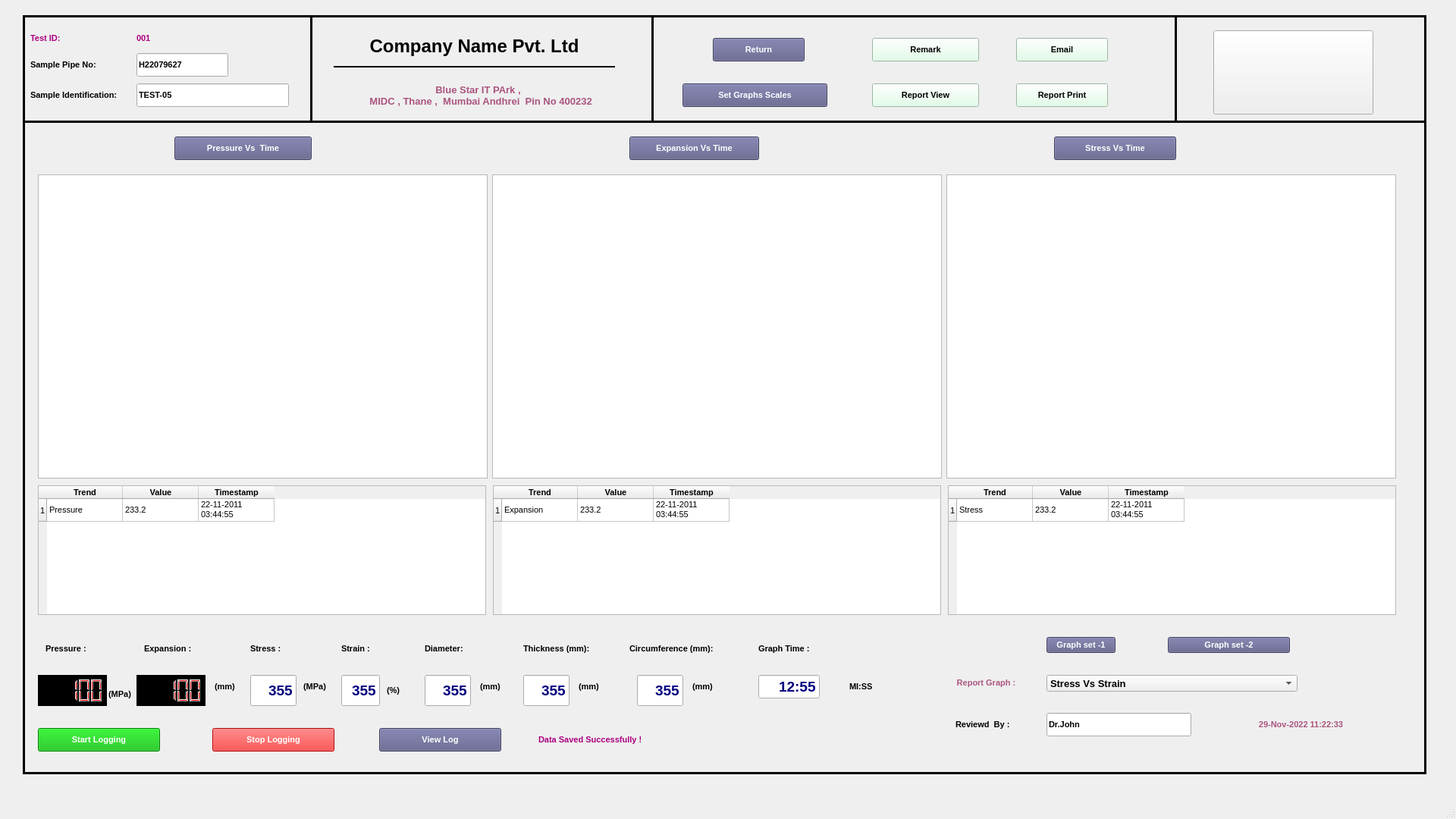
<?xml version="1.0" encoding="UTF-8"?>
<ui version="4.0">
 <class>MainWindow</class>
 <widget class="QMainWindow" name="MainWindow">
  <property name="geometry">
   <rect>
    <x>0</x>
    <y>0</y>
    <width>1920</width>
    <height>1080</height>
   </rect>
  </property>
  <property name="baseSize">
   <size>
    <width>0</width>
    <height>0</height>
   </size>
  </property>
  <property name="windowTitle">
   <string>MainWindow</string>
  </property>
  <property name="styleSheet">
   <string notr="true"/>
  </property>
  <widget class="QWidget" name="centralwidget">
   <widget class="QFrame" name="frame">
    <property name="geometry">
     <rect>
      <x>30</x>
      <y>20</y>
      <width>1851</width>
      <height>1001</height>
     </rect>
    </property>
    <property name="font">
     <font>
      <family>MS Sans Serif</family>
      <pointsize>10</pointsize>
     </font>
    </property>
    <property name="styleSheet">
     <string notr="true"/>
    </property>
    <property name="frameShape">
     <enum>QFrame::Box</enum>
    </property>
    <property name="frameShadow">
     <enum>QFrame::Plain</enum>
    </property>
    <property name="lineWidth">
     <number>3</number>
    </property>
    <widget class="QPushButton" name="pushButton_4">
     <property name="geometry">
      <rect>
       <x>20</x>
       <y>940</y>
       <width>161</width>
       <height>31</height>
      </rect>
     </property>
     <property name="font">
      <font>
       <family>Arial</family>
       <pointsize>8</pointsize>
       <weight>75</weight>
       <bold>true</bold>
      </font>
     </property>
     <property name="styleSheet">
      <string notr="true">color: rgb(255, 255, 255);
background-color: rgb(0, 180, 0);</string>
     </property>
     <property name="text">
      <string>Start Logging</string>
     </property>
    </widget>
    <widget class="QLabel" name="label_11">
     <property name="geometry">
      <rect>
       <x>10</x>
       <y>20</y>
       <width>91</width>
       <height>21</height>
      </rect>
     </property>
     <property name="font">
      <font>
       <family>Arial</family>
       <pointsize>8</pointsize>
       <weight>75</weight>
       <bold>true</bold>
      </font>
     </property>
     <property name="styleSheet">
      <string notr="true">color: rgb(170, 0, 127);</string>
     </property>
     <property name="text">
      <string>Test ID:</string>
     </property>
     <property name="alignment">
      <set>Qt::AlignLeading|Qt::AlignLeft|Qt::AlignVCenter</set>
     </property>
    </widget>
    <widget class="QLabel" name="label_12">
     <property name="geometry">
      <rect>
       <x>150</x>
       <y>20</y>
       <width>61</width>
       <height>21</height>
      </rect>
     </property>
     <property name="font">
      <font>
       <family>Arial</family>
       <pointsize>8</pointsize>
       <weight>75</weight>
       <bold>true</bold>
      </font>
     </property>
     <property name="styleSheet">
      <string notr="true">color: rgb(170, 0, 127);</string>
     </property>
     <property name="text">
      <string>001</string>
     </property>
     <property name="alignment">
      <set>Qt::AlignLeading|Qt::AlignLeft|Qt::AlignVCenter</set>
     </property>
    </widget>
    <widget class="QLCDNumber" name="lcdNumber">
     <property name="geometry">
      <rect>
       <x>150</x>
       <y>870</y>
       <width>91</width>
       <height>41</height>
      </rect>
     </property>
     <property name="styleSheet">
      <string notr="true">background-color: rgb(0, 0, 0);
font: 10pt &quot;MS Sans Serif&quot;;
color: rgb(255, 0, 0);</string>
     </property>
     <property name="smallDecimalPoint">
      <bool>false</bool>
     </property>
     <property name="value" stdset="0">
      <double>100.000000000000000</double>
     </property>
     <property name="intValue" stdset="0">
      <number>100</number>
     </property>
    </widget>
    <widget class="QPushButton" name="pushButton_5">
     <property name="geometry">
      <rect>
       <x>1310</x>
       <y>30</y>
       <width>121</width>
       <height>31</height>
      </rect>
     </property>
     <property name="font">
      <font>
       <family>Arial</family>
       <pointsize>8</pointsize>
       <weight>75</weight>
       <bold>true</bold>
      </font>
     </property>
     <property name="styleSheet">
      <string notr="true">color: rgb(0, 0, 0);
background-color: rgb(217, 255, 227);</string>
     </property>
     <property name="text">
      <string>Email</string>
     </property>
    </widget>
    <widget class="QPushButton" name="pushButton_6">
     <property name="geometry">
      <rect>
       <x>1120</x>
       <y>30</y>
       <width>141</width>
       <height>31</height>
      </rect>
     </property>
     <property name="font">
      <font>
       <family>Arial</family>
       <pointsize>8</pointsize>
       <weight>75</weight>
       <bold>true</bold>
      </font>
     </property>
     <property name="styleSheet">
      <string notr="true">color: rgb(0, 0, 0);
background-color: rgb(217, 255, 227);</string>
     </property>
     <property name="text">
      <string>Remark</string>
     </property>
    </widget>
    <widget class="QPushButton" name="pushButton_7">
     <property name="geometry">
      <rect>
       <x>1120</x>
       <y>90</y>
       <width>141</width>
       <height>31</height>
      </rect>
     </property>
     <property name="font">
      <font>
       <family>Arial</family>
       <pointsize>8</pointsize>
       <weight>75</weight>
       <bold>true</bold>
      </font>
     </property>
     <property name="styleSheet">
      <string notr="true">color: rgb(0, 0, 0);
background-color: rgb(217, 255, 227);</string>
     </property>
     <property name="text">
      <string>Report View</string>
     </property>
    </widget>
    <widget class="QPushButton" name="pushButton_8">
     <property name="geometry">
      <rect>
       <x>1310</x>
       <y>90</y>
       <width>121</width>
       <height>31</height>
      </rect>
     </property>
     <property name="font">
      <font>
       <family>Arial</family>
       <pointsize>8</pointsize>
       <weight>75</weight>
       <bold>true</bold>
      </font>
     </property>
     <property name="styleSheet">
      <string notr="true">color: rgb(0, 0, 0);
background-color: rgb(217, 255, 227);</string>
     </property>
     <property name="text">
      <string>Report Print</string>
     </property>
    </widget>
    <widget class="QLCDNumber" name="lcdNumber_2">
     <property name="geometry">
      <rect>
       <x>20</x>
       <y>870</y>
       <width>91</width>
       <height>41</height>
      </rect>
     </property>
     <property name="styleSheet">
      <string notr="true">background-color: rgb(0, 0, 0);
font: 10pt &quot;MS Sans Serif&quot;;
color: rgb(255, 0, 0);</string>
     </property>
     <property name="smallDecimalPoint">
      <bool>false</bool>
     </property>
     <property name="value" stdset="0">
      <double>100.000000000000000</double>
     </property>
     <property name="intValue" stdset="0">
      <number>100</number>
     </property>
    </widget>
    <widget class="QLabel" name="label_78">
     <property name="geometry">
      <rect>
       <x>10</x>
       <y>50</y>
       <width>141</width>
       <height>31</height>
      </rect>
     </property>
     <property name="font">
      <font>
       <family>Arial</family>
       <pointsize>8</pointsize>
       <weight>75</weight>
       <bold>true</bold>
      </font>
     </property>
     <property name="styleSheet">
      <string notr="true">color: rgb(0, 0, 0);</string>
     </property>
     <property name="text">
      <string>Sample Pipe No:</string>
     </property>
     <property name="alignment">
      <set>Qt::AlignLeading|Qt::AlignLeft|Qt::AlignVCenter</set>
     </property>
    </widget>
    <widget class="QLineEdit" name="lineEdit_16">
     <property name="geometry">
      <rect>
       <x>150</x>
       <y>50</y>
       <width>121</width>
       <height>31</height>
      </rect>
     </property>
     <property name="font">
      <font>
       <family>Arial</family>
       <pointsize>8</pointsize>
       <weight>75</weight>
       <bold>true</bold>
      </font>
     </property>
     <property name="text">
      <string>H22079627</string>
     </property>
    </widget>
    <widget class="QLineEdit" name="lineEdit_17">
     <property name="geometry">
      <rect>
       <x>150</x>
       <y>90</y>
       <width>201</width>
       <height>31</height>
      </rect>
     </property>
     <property name="font">
      <font>
       <family>Arial</family>
       <pointsize>8</pointsize>
       <weight>75</weight>
       <bold>true</bold>
      </font>
     </property>
     <property name="text">
      <string>TEST-05</string>
     </property>
    </widget>
    <widget class="QLabel" name="label_79">
     <property name="geometry">
      <rect>
       <x>10</x>
       <y>90</y>
       <width>131</width>
       <height>31</height>
      </rect>
     </property>
     <property name="font">
      <font>
       <family>Arial</family>
       <pointsize>8</pointsize>
       <weight>75</weight>
       <bold>true</bold>
      </font>
     </property>
     <property name="styleSheet">
      <string notr="true">color: rgb(0, 0, 0);</string>
     </property>
     <property name="text">
      <string>Sample Identification:</string>
     </property>
     <property name="alignment">
      <set>Qt::AlignLeading|Qt::AlignLeft|Qt::AlignVCenter</set>
     </property>
    </widget>
    <widget class="Line" name="line_18">
     <property name="geometry">
      <rect>
       <x>370</x>
       <y>0</y>
       <width>20</width>
       <height>141</height>
      </rect>
     </property>
     <property name="frameShadow">
      <enum>QFrame::Plain</enum>
     </property>
     <property name="lineWidth">
      <number>3</number>
     </property>
     <property name="orientation">
      <enum>Qt::Vertical</enum>
     </property>
    </widget>
    <widget class="Line" name="line_19">
     <property name="geometry">
      <rect>
       <x>1510</x>
       <y>0</y>
       <width>20</width>
       <height>141</height>
      </rect>
     </property>
     <property name="frameShadow">
      <enum>QFrame::Plain</enum>
     </property>
     <property name="lineWidth">
      <number>3</number>
     </property>
     <property name="orientation">
      <enum>Qt::Vertical</enum>
     </property>
    </widget>
    <widget class="QPushButton" name="pushButton_16">
     <property name="geometry">
      <rect>
       <x>870</x>
       <y>90</y>
       <width>191</width>
       <height>31</height>
      </rect>
     </property>
     <property name="font">
      <font>
       <family>Arial</family>
       <pointsize>8</pointsize>
       <weight>75</weight>
       <bold>true</bold>
      </font>
     </property>
     <property name="styleSheet">
      <string notr="true">background-color: rgb(90, 90, 134);
color: rgb(255, 255, 255);</string>
     </property>
     <property name="text">
      <string>Set Graphs Scales</string>
     </property>
    </widget>
    <widget class="QLabel" name="label_9">
     <property name="geometry">
      <rect>
       <x>1230</x>
       <y>910</y>
       <width>91</width>
       <height>51</height>
      </rect>
     </property>
     <property name="font">
      <font>
       <family>Arial</family>
       <pointsize>8</pointsize>
       <weight>75</weight>
       <bold>true</bold>
      </font>
     </property>
     <property name="styleSheet">
      <string notr="true">color: rgb(0, 0, 0);</string>
     </property>
     <property name="text">
      <string>Reviewd  By :</string>
     </property>
     <property name="alignment">
      <set>Qt::AlignLeading|Qt::AlignLeft|Qt::AlignVCenter</set>
     </property>
    </widget>
    <widget class="QLineEdit" name="lineEdit_44">
     <property name="geometry">
      <rect>
       <x>1350</x>
       <y>920</y>
       <width>191</width>
       <height>31</height>
      </rect>
     </property>
     <property name="font">
      <font>
       <family>Arial</family>
       <pointsize>8</pointsize>
       <weight>75</weight>
       <bold>true</bold>
      </font>
     </property>
     <property name="text">
      <string>Dr.John</string>
     </property>
    </widget>
    <widget class="QPushButton" name="pushButton_9">
     <property name="geometry">
      <rect>
       <x>250</x>
       <y>940</y>
       <width>161</width>
       <height>31</height>
      </rect>
     </property>
     <property name="font">
      <font>
       <family>Arial</family>
       <pointsize>8</pointsize>
       <weight>75</weight>
       <bold>true</bold>
      </font>
     </property>
     <property name="styleSheet">
      <string notr="true">color: rgb(255, 255, 255);
background-color: rgb(255, 0, 0);</string>
     </property>
     <property name="text">
      <string>Stop Logging</string>
     </property>
    </widget>
    <widget class="QLabel" name="label_140">
     <property name="geometry">
      <rect>
       <x>530</x>
       <y>820</y>
       <width>81</width>
       <height>31</height>
      </rect>
     </property>
     <property name="font">
      <font>
       <family>Arial</family>
       <pointsize>8</pointsize>
       <weight>75</weight>
       <bold>true</bold>
      </font>
     </property>
     <property name="styleSheet">
      <string notr="true">color: rgb(0, 0, 0);</string>
     </property>
     <property name="text">
      <string>Diameter:</string>
     </property>
     <property name="alignment">
      <set>Qt::AlignLeading|Qt::AlignLeft|Qt::AlignVCenter</set>
     </property>
    </widget>
    <widget class="QLineEdit" name="lineEdit_46">
     <property name="geometry">
      <rect>
       <x>530</x>
       <y>870</y>
       <width>61</width>
       <height>41</height>
      </rect>
     </property>
     <property name="font">
      <font>
       <family>Arial</family>
       <pointsize>14</pointsize>
       <weight>75</weight>
       <bold>true</bold>
      </font>
     </property>
     <property name="styleSheet">
      <string notr="true">color: rgb(0, 0, 127);</string>
     </property>
     <property name="text">
      <string>355</string>
     </property>
     <property name="alignment">
      <set>Qt::AlignRight|Qt::AlignTrailing|Qt::AlignVCenter</set>
     </property>
    </widget>
    <widget class="QLabel" name="label_143">
     <property name="geometry">
      <rect>
       <x>660</x>
       <y>820</y>
       <width>111</width>
       <height>31</height>
      </rect>
     </property>
     <property name="font">
      <font>
       <family>Arial</family>
       <pointsize>8</pointsize>
       <weight>75</weight>
       <bold>true</bold>
      </font>
     </property>
     <property name="styleSheet">
      <string notr="true">color: rgb(0, 0, 0);</string>
     </property>
     <property name="text">
      <string>Thickness (mm):</string>
     </property>
     <property name="alignment">
      <set>Qt::AlignLeading|Qt::AlignLeft|Qt::AlignVCenter</set>
     </property>
    </widget>
    <widget class="QLineEdit" name="lineEdit_47">
     <property name="geometry">
      <rect>
       <x>660</x>
       <y>870</y>
       <width>61</width>
       <height>41</height>
      </rect>
     </property>
     <property name="font">
      <font>
       <family>Arial</family>
       <pointsize>14</pointsize>
       <weight>75</weight>
       <bold>true</bold>
      </font>
     </property>
     <property name="styleSheet">
      <string notr="true">color: rgb(0, 0, 127);</string>
     </property>
     <property name="text">
      <string>355</string>
     </property>
     <property name="alignment">
      <set>Qt::AlignRight|Qt::AlignTrailing|Qt::AlignVCenter</set>
     </property>
    </widget>
    <widget class="QLabel" name="label_144">
     <property name="geometry">
      <rect>
       <x>800</x>
       <y>820</y>
       <width>131</width>
       <height>31</height>
      </rect>
     </property>
     <property name="font">
      <font>
       <family>Arial</family>
       <pointsize>8</pointsize>
       <weight>75</weight>
       <bold>true</bold>
      </font>
     </property>
     <property name="styleSheet">
      <string notr="true">color: rgb(0, 0, 0);</string>
     </property>
     <property name="text">
      <string>Circumference (mm):</string>
     </property>
     <property name="alignment">
      <set>Qt::AlignLeading|Qt::AlignLeft|Qt::AlignVCenter</set>
     </property>
    </widget>
    <widget class="QLineEdit" name="lineEdit_48">
     <property name="geometry">
      <rect>
       <x>300</x>
       <y>870</y>
       <width>61</width>
       <height>41</height>
      </rect>
     </property>
     <property name="font">
      <font>
       <family>Arial</family>
       <pointsize>14</pointsize>
       <weight>75</weight>
       <bold>true</bold>
      </font>
     </property>
     <property name="styleSheet">
      <string notr="true">color: rgb(0, 0, 127);</string>
     </property>
     <property name="text">
      <string>355</string>
     </property>
     <property name="alignment">
      <set>Qt::AlignRight|Qt::AlignTrailing|Qt::AlignVCenter</set>
     </property>
    </widget>
    <widget class="QLabel" name="label_145">
     <property name="geometry">
      <rect>
       <x>30</x>
       <y>820</y>
       <width>71</width>
       <height>31</height>
      </rect>
     </property>
     <property name="font">
      <font>
       <family>Arial</family>
       <pointsize>8</pointsize>
       <weight>75</weight>
       <bold>true</bold>
      </font>
     </property>
     <property name="styleSheet">
      <string notr="true">color: rgb(0, 0, 0);</string>
     </property>
     <property name="text">
      <string>Pressure :</string>
     </property>
     <property name="alignment">
      <set>Qt::AlignLeading|Qt::AlignLeft|Qt::AlignVCenter</set>
     </property>
    </widget>
    <widget class="QLabel" name="label_146">
     <property name="geometry">
      <rect>
       <x>160</x>
       <y>820</y>
       <width>71</width>
       <height>31</height>
      </rect>
     </property>
     <property name="font">
      <font>
       <family>Arial</family>
       <pointsize>8</pointsize>
       <weight>75</weight>
       <bold>true</bold>
      </font>
     </property>
     <property name="styleSheet">
      <string notr="true">color: rgb(0, 0, 0);</string>
     </property>
     <property name="text">
      <string>Expansion :</string>
     </property>
     <property name="alignment">
      <set>Qt::AlignLeading|Qt::AlignLeft|Qt::AlignVCenter</set>
     </property>
    </widget>
    <widget class="QLabel" name="label_147">
     <property name="geometry">
      <rect>
       <x>300</x>
       <y>820</y>
       <width>61</width>
       <height>31</height>
      </rect>
     </property>
     <property name="font">
      <font>
       <family>Arial</family>
       <pointsize>8</pointsize>
       <weight>75</weight>
       <bold>true</bold>
      </font>
     </property>
     <property name="styleSheet">
      <string notr="true">color: rgb(0, 0, 0);</string>
     </property>
     <property name="text">
      <string>Stress :</string>
     </property>
     <property name="alignment">
      <set>Qt::AlignLeading|Qt::AlignLeft|Qt::AlignVCenter</set>
     </property>
    </widget>
    <widget class="QLineEdit" name="lineEdit_51">
     <property name="geometry">
      <rect>
       <x>810</x>
       <y>870</y>
       <width>61</width>
       <height>41</height>
      </rect>
     </property>
     <property name="font">
      <font>
       <family>Arial</family>
       <pointsize>14</pointsize>
       <weight>75</weight>
       <bold>true</bold>
      </font>
     </property>
     <property name="styleSheet">
      <string notr="true">color: rgb(0, 0, 127);</string>
     </property>
     <property name="text">
      <string>355</string>
     </property>
     <property name="alignment">
      <set>Qt::AlignRight|Qt::AlignTrailing|Qt::AlignVCenter</set>
     </property>
    </widget>
    <widget class="QLabel" name="label_148">
     <property name="geometry">
      <rect>
       <x>420</x>
       <y>820</y>
       <width>51</width>
       <height>31</height>
      </rect>
     </property>
     <property name="font">
      <font>
       <family>Arial</family>
       <pointsize>8</pointsize>
       <weight>75</weight>
       <bold>true</bold>
      </font>
     </property>
     <property name="styleSheet">
      <string notr="true">color: rgb(0, 0, 0);</string>
     </property>
     <property name="text">
      <string>Strain :</string>
     </property>
     <property name="alignment">
      <set>Qt::AlignLeading|Qt::AlignLeft|Qt::AlignVCenter</set>
     </property>
    </widget>
    <widget class="QLineEdit" name="lineEdit_52">
     <property name="geometry">
      <rect>
       <x>420</x>
       <y>870</y>
       <width>51</width>
       <height>41</height>
      </rect>
     </property>
     <property name="font">
      <font>
       <family>Arial</family>
       <pointsize>14</pointsize>
       <weight>75</weight>
       <bold>true</bold>
      </font>
     </property>
     <property name="styleSheet">
      <string notr="true">color: rgb(0, 0, 127);</string>
     </property>
     <property name="text">
      <string>355</string>
     </property>
     <property name="alignment">
      <set>Qt::AlignRight|Qt::AlignTrailing|Qt::AlignVCenter</set>
     </property>
    </widget>
    <widget class="QPushButton" name="pushButton_15">
     <property name="geometry">
      <rect>
       <x>910</x>
       <y>30</y>
       <width>121</width>
       <height>31</height>
      </rect>
     </property>
     <property name="font">
      <font>
       <family>Arial</family>
       <pointsize>8</pointsize>
       <weight>75</weight>
       <bold>true</bold>
      </font>
     </property>
     <property name="styleSheet">
      <string notr="true">background-color: rgb(90, 90, 134);
color: rgb(255, 255, 255);</string>
     </property>
     <property name="text">
      <string>Return</string>
     </property>
    </widget>
    <widget class="QPushButton" name="pushButton">
     <property name="geometry">
      <rect>
       <x>1570</x>
       <y>20</y>
       <width>211</width>
       <height>111</height>
      </rect>
     </property>
     <property name="text">
      <string/>
     </property>
     <property name="icon">
      <iconset>
       <normaloff>../images/GIGSYSlogo.png</normaloff>../images/GIGSYSlogo.png</iconset>
     </property>
     <property name="iconSize">
      <size>
       <width>150</width>
       <height>110</height>
      </size>
     </property>
    </widget>
    <widget class="QLabel" name="label_149">
     <property name="geometry">
      <rect>
       <x>970</x>
       <y>820</y>
       <width>91</width>
       <height>31</height>
      </rect>
     </property>
     <property name="font">
      <font>
       <family>Arial</family>
       <pointsize>8</pointsize>
       <weight>75</weight>
       <bold>true</bold>
      </font>
     </property>
     <property name="styleSheet">
      <string notr="true">color: rgb(0, 0, 0);</string>
     </property>
     <property name="text">
      <string>Graph Time :</string>
     </property>
     <property name="alignment">
      <set>Qt::AlignLeading|Qt::AlignLeft|Qt::AlignVCenter</set>
     </property>
    </widget>
    <widget class="QLineEdit" name="lineEdit_53">
     <property name="geometry">
      <rect>
       <x>970</x>
       <y>870</y>
       <width>81</width>
       <height>31</height>
      </rect>
     </property>
     <property name="font">
      <font>
       <family>Arial</family>
       <pointsize>14</pointsize>
       <weight>75</weight>
       <bold>true</bold>
      </font>
     </property>
     <property name="styleSheet">
      <string notr="true">color: rgb(0, 0, 127);</string>
     </property>
     <property name="text">
      <string>12:55</string>
     </property>
     <property name="alignment">
      <set>Qt::AlignRight|Qt::AlignTrailing|Qt::AlignVCenter</set>
     </property>
    </widget>
    <widget class="QLabel" name="label_150">
     <property name="geometry">
      <rect>
       <x>110</x>
       <y>880</y>
       <width>41</width>
       <height>31</height>
      </rect>
     </property>
     <property name="font">
      <font>
       <family>Arial</family>
       <pointsize>8</pointsize>
       <weight>75</weight>
       <bold>true</bold>
      </font>
     </property>
     <property name="styleSheet">
      <string notr="true">color: rgb(0, 0, 0);</string>
     </property>
     <property name="text">
      <string> (MPa) </string>
     </property>
     <property name="alignment">
      <set>Qt::AlignLeading|Qt::AlignLeft|Qt::AlignVCenter</set>
     </property>
    </widget>
    <widget class="QLabel" name="label_151">
     <property name="geometry">
      <rect>
       <x>250</x>
       <y>870</y>
       <width>41</width>
       <height>31</height>
      </rect>
     </property>
     <property name="font">
      <font>
       <family>Arial</family>
       <pointsize>8</pointsize>
       <weight>75</weight>
       <bold>true</bold>
      </font>
     </property>
     <property name="styleSheet">
      <string notr="true">color: rgb(0, 0, 0);</string>
     </property>
     <property name="text">
      <string> (mm) </string>
     </property>
     <property name="alignment">
      <set>Qt::AlignLeading|Qt::AlignLeft|Qt::AlignVCenter</set>
     </property>
    </widget>
    <widget class="QLabel" name="label_152">
     <property name="geometry">
      <rect>
       <x>370</x>
       <y>870</y>
       <width>41</width>
       <height>31</height>
      </rect>
     </property>
     <property name="font">
      <font>
       <family>Arial</family>
       <pointsize>8</pointsize>
       <weight>75</weight>
       <bold>true</bold>
      </font>
     </property>
     <property name="styleSheet">
      <string notr="true">color: rgb(0, 0, 0);</string>
     </property>
     <property name="text">
      <string>(MPa) </string>
     </property>
     <property name="alignment">
      <set>Qt::AlignLeading|Qt::AlignLeft|Qt::AlignVCenter</set>
     </property>
    </widget>
    <widget class="QLabel" name="label_153">
     <property name="geometry">
      <rect>
       <x>1090</x>
       <y>870</y>
       <width>41</width>
       <height>31</height>
      </rect>
     </property>
     <property name="font">
      <font>
       <family>Arial</family>
       <pointsize>8</pointsize>
       <weight>75</weight>
       <bold>true</bold>
      </font>
     </property>
     <property name="styleSheet">
      <string notr="true">color: rgb(0, 0, 0);</string>
     </property>
     <property name="text">
      <string>MI:SS</string>
     </property>
     <property name="alignment">
      <set>Qt::AlignLeading|Qt::AlignLeft|Qt::AlignVCenter</set>
     </property>
    </widget>
    <widget class="QLabel" name="label_154">
     <property name="geometry">
      <rect>
       <x>480</x>
       <y>880</y>
       <width>31</width>
       <height>21</height>
      </rect>
     </property>
     <property name="font">
      <font>
       <family>Arial</family>
       <pointsize>8</pointsize>
       <weight>75</weight>
       <bold>true</bold>
      </font>
     </property>
     <property name="styleSheet">
      <string notr="true">color: rgb(0, 0, 0);</string>
     </property>
     <property name="text">
      <string>(%) </string>
     </property>
     <property name="alignment">
      <set>Qt::AlignLeading|Qt::AlignLeft|Qt::AlignVCenter</set>
     </property>
    </widget>
    <widget class="QLabel" name="label_155">
     <property name="geometry">
      <rect>
       <x>600</x>
       <y>870</y>
       <width>41</width>
       <height>31</height>
      </rect>
     </property>
     <property name="font">
      <font>
       <family>Arial</family>
       <pointsize>8</pointsize>
       <weight>75</weight>
       <bold>true</bold>
      </font>
     </property>
     <property name="styleSheet">
      <string notr="true">color: rgb(0, 0, 0);</string>
     </property>
     <property name="text">
      <string> (mm)</string>
     </property>
     <property name="alignment">
      <set>Qt::AlignLeading|Qt::AlignLeft|Qt::AlignVCenter</set>
     </property>
    </widget>
    <widget class="QLabel" name="label_156">
     <property name="geometry">
      <rect>
       <x>730</x>
       <y>870</y>
       <width>41</width>
       <height>31</height>
      </rect>
     </property>
     <property name="font">
      <font>
       <family>Arial</family>
       <pointsize>8</pointsize>
       <weight>75</weight>
       <bold>true</bold>
      </font>
     </property>
     <property name="styleSheet">
      <string notr="true">color: rgb(0, 0, 0);</string>
     </property>
     <property name="text">
      <string> (mm)</string>
     </property>
     <property name="alignment">
      <set>Qt::AlignLeading|Qt::AlignLeft|Qt::AlignVCenter</set>
     </property>
    </widget>
    <widget class="QLabel" name="label_157">
     <property name="geometry">
      <rect>
       <x>880</x>
       <y>870</y>
       <width>51</width>
       <height>31</height>
      </rect>
     </property>
     <property name="font">
      <font>
       <family>Arial</family>
       <pointsize>8</pointsize>
       <weight>75</weight>
       <bold>true</bold>
      </font>
     </property>
     <property name="styleSheet">
      <string notr="true">color: rgb(0, 0, 0);</string>
     </property>
     <property name="text">
      <string> (mm)</string>
     </property>
     <property name="alignment">
      <set>Qt::AlignLeading|Qt::AlignLeft|Qt::AlignVCenter</set>
     </property>
    </widget>
    <widget class="QLabel" name="label_15">
     <property name="geometry">
      <rect>
       <x>680</x>
       <y>940</y>
       <width>401</width>
       <height>31</height>
      </rect>
     </property>
     <property name="font">
      <font>
       <family>Arial</family>
       <pointsize>8</pointsize>
       <weight>75</weight>
       <bold>true</bold>
      </font>
     </property>
     <property name="styleSheet">
      <string notr="true">color: rgb(170, 0, 127);</string>
     </property>
     <property name="text">
      <string>Data Saved Successfully !</string>
     </property>
     <property name="alignment">
      <set>Qt::AlignLeading|Qt::AlignLeft|Qt::AlignVCenter</set>
     </property>
    </widget>
    <widget class="QLabel" name="label">
     <property name="geometry">
      <rect>
       <x>410</x>
       <y>20</y>
       <width>371</width>
       <height>41</height>
      </rect>
     </property>
     <property name="font">
      <font>
       <family>Arial</family>
       <pointsize>18</pointsize>
       <weight>75</weight>
       <bold>true</bold>
      </font>
     </property>
     <property name="text">
      <string>Company Name Pvt. Ltd</string>
     </property>
     <property name="alignment">
      <set>Qt::AlignCenter</set>
     </property>
    </widget>
    <widget class="QLabel" name="label_2">
     <property name="geometry">
      <rect>
       <x>400</x>
       <y>80</y>
       <width>401</width>
       <height>51</height>
      </rect>
     </property>
     <property name="font">
      <font>
       <pointsize>10</pointsize>
       <weight>75</weight>
       <bold>true</bold>
      </font>
     </property>
     <property name="styleSheet">
      <string notr="true">color: rgb(170, 85, 127);</string>
     </property>
     <property name="text">
      <string>Blue Star IT PArk ,
  MIDC , Thane ,  Mumbai Andhrei  Pin No 400232</string>
     </property>
     <property name="alignment">
      <set>Qt::AlignCenter</set>
     </property>
    </widget>
    <widget class="Line" name="line_2">
     <property name="geometry">
      <rect>
       <x>410</x>
       <y>60</y>
       <width>371</width>
       <height>16</height>
      </rect>
     </property>
     <property name="frameShadow">
      <enum>QFrame::Plain</enum>
     </property>
     <property name="lineWidth">
      <number>2</number>
     </property>
     <property name="orientation">
      <enum>Qt::Horizontal</enum>
     </property>
    </widget>
    <widget class="QLabel" name="label_3">
     <property name="geometry">
      <rect>
       <x>1570</x>
       <y>920</y>
       <width>231</width>
       <height>31</height>
      </rect>
     </property>
     <property name="font">
      <font>
       <family>Arial</family>
       <pointsize>8</pointsize>
       <weight>75</weight>
       <bold>true</bold>
      </font>
     </property>
     <property name="styleSheet">
      <string notr="true">color: rgb(170, 85, 127);</string>
     </property>
     <property name="text">
      <string>29-Nov-2022 11:22:33</string>
     </property>
     <property name="alignment">
      <set>Qt::AlignCenter</set>
     </property>
    </widget>
    <widget class="Line" name="line_20">
     <property name="geometry">
      <rect>
       <x>820</x>
       <y>0</y>
       <width>20</width>
       <height>141</height>
      </rect>
     </property>
     <property name="frameShadow">
      <enum>QFrame::Plain</enum>
     </property>
     <property name="lineWidth">
      <number>3</number>
     </property>
     <property name="orientation">
      <enum>Qt::Vertical</enum>
     </property>
    </widget>
    <widget class="Line" name="line">
     <property name="geometry">
      <rect>
       <x>0</x>
       <y>130</y>
       <width>1851</width>
       <height>21</height>
      </rect>
     </property>
     <property name="frameShadow">
      <enum>QFrame::Plain</enum>
     </property>
     <property name="lineWidth">
      <number>3</number>
     </property>
     <property name="orientation">
      <enum>Qt::Horizontal</enum>
     </property>
    </widget>
    <widget class="QTableWidget" name="tableWidget">
     <property name="geometry">
      <rect>
       <x>20</x>
       <y>620</y>
       <width>591</width>
       <height>171</height>
      </rect>
     </property>
     <row>
      <property name="text">
       <string>1</string>
      </property>
      <property name="font">
       <font>
        <family>Arial</family>
        <pointsize>8</pointsize>
       </font>
      </property>
     </row>
     <column>
      <property name="text">
       <string>Trend</string>
      </property>
      <property name="font">
       <font>
        <family>Arial</family>
        <pointsize>8</pointsize>
        <weight>75</weight>
        <bold>true</bold>
       </font>
      </property>
     </column>
     <column>
      <property name="text">
       <string>Value</string>
      </property>
      <property name="font">
       <font>
        <family>Arial</family>
        <pointsize>8</pointsize>
        <weight>75</weight>
        <bold>true</bold>
       </font>
      </property>
     </column>
     <column>
      <property name="text">
       <string>Timestamp</string>
      </property>
      <property name="font">
       <font>
        <family>Arial</family>
        <pointsize>8</pointsize>
        <weight>75</weight>
        <bold>true</bold>
       </font>
      </property>
     </column>
     <item row="0" column="0">
      <property name="text">
       <string>Pressure</string>
      </property>
      <property name="font">
       <font>
        <family>Arial</family>
        <pointsize>8</pointsize>
       </font>
      </property>
     </item>
     <item row="0" column="1">
      <property name="text">
       <string>233.2</string>
      </property>
      <property name="font">
       <font>
        <family>Arial</family>
        <pointsize>8</pointsize>
       </font>
      </property>
     </item>
     <item row="0" column="2">
      <property name="text">
       <string>22-11-2011 03:44:55</string>
      </property>
      <property name="font">
       <font>
        <family>Arial</family>
        <pointsize>8</pointsize>
       </font>
      </property>
     </item>
    </widget>
    <widget class="QTableWidget" name="tableWidget_2">
     <property name="geometry">
      <rect>
       <x>620</x>
       <y>620</y>
       <width>591</width>
       <height>171</height>
      </rect>
     </property>
     <row>
      <property name="text">
       <string>1</string>
      </property>
      <property name="font">
       <font>
        <family>Arial</family>
        <pointsize>8</pointsize>
       </font>
      </property>
     </row>
     <column>
      <property name="text">
       <string>Trend</string>
      </property>
      <property name="font">
       <font>
        <family>Arial</family>
        <pointsize>8</pointsize>
        <weight>75</weight>
        <bold>true</bold>
       </font>
      </property>
     </column>
     <column>
      <property name="text">
       <string>Value</string>
      </property>
      <property name="font">
       <font>
        <family>Arial</family>
        <pointsize>8</pointsize>
        <weight>75</weight>
        <bold>true</bold>
       </font>
      </property>
     </column>
     <column>
      <property name="text">
       <string>Timestamp</string>
      </property>
      <property name="font">
       <font>
        <family>Arial</family>
        <pointsize>8</pointsize>
        <weight>75</weight>
        <bold>true</bold>
       </font>
      </property>
     </column>
     <item row="0" column="0">
      <property name="text">
       <string>Expansion</string>
      </property>
      <property name="font">
       <font>
        <family>Arial</family>
        <pointsize>8</pointsize>
       </font>
      </property>
     </item>
     <item row="0" column="1">
      <property name="text">
       <string>233.2</string>
      </property>
      <property name="font">
       <font>
        <family>Arial</family>
        <pointsize>8</pointsize>
       </font>
      </property>
     </item>
     <item row="0" column="2">
      <property name="text">
       <string>22-11-2011 03:44:55</string>
      </property>
      <property name="font">
       <font>
        <family>Arial</family>
        <pointsize>8</pointsize>
       </font>
      </property>
     </item>
    </widget>
    <widget class="QTableWidget" name="tableWidget_3">
     <property name="geometry">
      <rect>
       <x>1220</x>
       <y>620</y>
       <width>591</width>
       <height>171</height>
      </rect>
     </property>
     <row>
      <property name="text">
       <string>1</string>
      </property>
      <property name="font">
       <font>
        <family>Arial</family>
        <pointsize>8</pointsize>
       </font>
      </property>
     </row>
     <column>
      <property name="text">
       <string>Trend</string>
      </property>
      <property name="font">
       <font>
        <family>Arial</family>
        <pointsize>8</pointsize>
        <weight>75</weight>
        <bold>true</bold>
       </font>
      </property>
     </column>
     <column>
      <property name="text">
       <string>Value</string>
      </property>
      <property name="font">
       <font>
        <family>Arial</family>
        <pointsize>8</pointsize>
        <weight>75</weight>
        <bold>true</bold>
       </font>
      </property>
     </column>
     <column>
      <property name="text">
       <string>Timestamp</string>
      </property>
      <property name="font">
       <font>
        <family>Arial</family>
        <pointsize>8</pointsize>
        <weight>75</weight>
        <bold>true</bold>
       </font>
      </property>
     </column>
     <item row="0" column="0">
      <property name="text">
       <string>Stress</string>
      </property>
      <property name="font">
       <font>
        <family>Arial</family>
        <pointsize>8</pointsize>
       </font>
      </property>
     </item>
     <item row="0" column="1">
      <property name="text">
       <string>233.2</string>
      </property>
      <property name="font">
       <font>
        <family>Arial</family>
        <pointsize>8</pointsize>
       </font>
      </property>
     </item>
     <item row="0" column="2">
      <property name="text">
       <string>22-11-2011 03:44:55</string>
      </property>
      <property name="font">
       <font>
        <family>Arial</family>
        <pointsize>8</pointsize>
       </font>
      </property>
     </item>
    </widget>
    <widget class="QPushButton" name="pushButton_17">
     <property name="geometry">
      <rect>
       <x>200</x>
       <y>160</y>
       <width>181</width>
       <height>31</height>
      </rect>
     </property>
     <property name="font">
      <font>
       <family>Arial</family>
       <pointsize>8</pointsize>
       <weight>75</weight>
       <bold>true</bold>
      </font>
     </property>
     <property name="styleSheet">
      <string notr="true">background-color: rgb(90, 90, 134);
color: rgb(255, 255, 255);</string>
     </property>
     <property name="text">
      <string>Pressure Vs  Time</string>
     </property>
    </widget>
    <widget class="QPushButton" name="pushButton_18">
     <property name="geometry">
      <rect>
       <x>800</x>
       <y>160</y>
       <width>171</width>
       <height>31</height>
      </rect>
     </property>
     <property name="font">
      <font>
       <family>Arial</family>
       <pointsize>8</pointsize>
       <weight>75</weight>
       <bold>true</bold>
      </font>
     </property>
     <property name="styleSheet">
      <string notr="true">background-color: rgb(90, 90, 134);
color: rgb(255, 255, 255);</string>
     </property>
     <property name="text">
      <string>Expansion Vs Time</string>
     </property>
    </widget>
    <widget class="QPushButton" name="pushButton_19">
     <property name="geometry">
      <rect>
       <x>1360</x>
       <y>160</y>
       <width>161</width>
       <height>31</height>
      </rect>
     </property>
     <property name="font">
      <font>
       <family>Arial</family>
       <pointsize>8</pointsize>
       <weight>75</weight>
       <bold>true</bold>
      </font>
     </property>
     <property name="styleSheet">
      <string notr="true">background-color: rgb(90, 90, 134);
color: rgb(255, 255, 255);</string>
     </property>
     <property name="text">
      <string>Stress Vs Time</string>
     </property>
    </widget>
    <widget class="QPushButton" name="pushButton_20">
     <property name="geometry">
      <rect>
       <x>470</x>
       <y>940</y>
       <width>161</width>
       <height>31</height>
      </rect>
     </property>
     <property name="font">
      <font>
       <family>Arial</family>
       <pointsize>8</pointsize>
       <weight>75</weight>
       <bold>true</bold>
      </font>
     </property>
     <property name="styleSheet">
      <string notr="true">background-color: rgb(90, 90, 134);
color: rgb(255, 255, 255);</string>
     </property>
     <property name="text">
      <string>View Log</string>
     </property>
    </widget>
    <widget class="QWidget" name="layoutWidget">
     <property name="geometry">
      <rect>
       <x>20</x>
       <y>210</y>
       <width>1791</width>
       <height>401</height>
      </rect>
     </property>
     <layout class="QGridLayout" name="gridLayout">
      <item row="0" column="0">
       <widget class="QGraphicsView" name="graphicsView"/>
      </item>
      <item row="0" column="1">
       <widget class="QGraphicsView" name="graphicsView_2"/>
      </item>
      <item row="0" column="2">
       <widget class="QGraphicsView" name="graphicsView_3"/>
      </item>
     </layout>
    </widget>
    <widget class="QPushButton" name="pushButton_21">
     <property name="geometry">
      <rect>
       <x>1350</x>
       <y>820</y>
       <width>91</width>
       <height>21</height>
      </rect>
     </property>
     <property name="font">
      <font>
       <family>Arial</family>
       <pointsize>8</pointsize>
       <weight>75</weight>
       <bold>true</bold>
      </font>
     </property>
     <property name="styleSheet">
      <string notr="true">background-color: rgb(90, 90, 134);
color: rgb(255, 255, 255);</string>
     </property>
     <property name="text">
      <string>Graph set -1</string>
     </property>
    </widget>
    <widget class="QPushButton" name="pushButton_22">
     <property name="geometry">
      <rect>
       <x>1510</x>
       <y>820</y>
       <width>161</width>
       <height>21</height>
      </rect>
     </property>
     <property name="font">
      <font>
       <family>Arial</family>
       <pointsize>8</pointsize>
       <weight>75</weight>
       <bold>true</bold>
      </font>
     </property>
     <property name="styleSheet">
      <string notr="true">background-color: rgb(90, 90, 134);
color: rgb(255, 255, 255);</string>
     </property>
     <property name="text">
      <string>Graph set -2</string>
     </property>
    </widget>
    <widget class="QComboBox" name="comboBox">
     <property name="geometry">
      <rect>
       <x>1350</x>
       <y>870</y>
       <width>331</width>
       <height>22</height>
      </rect>
     </property>
     <property name="font">
      <font>
       <family>Arial</family>
       <weight>75</weight>
       <bold>true</bold>
      </font>
     </property>
     <item>
      <property name="text">
       <string>Stress Vs Strain</string>
      </property>
     </item>
     <item>
      <property name="text">
       <string>Pressure Vs Expansion</string>
      </property>
     </item>
     <item>
      <property name="text">
       <string>Pressure Vs Time</string>
      </property>
     </item>
     <item>
      <property name="text">
       <string>Expansion Vs Time</string>
      </property>
     </item>
     <item>
      <property name="text">
       <string>Stress Vs Time</string>
      </property>
     </item>
     <item>
      <property name="text">
       <string>Strain Vs Time</string>
      </property>
     </item>
    </widget>
    <widget class="QLabel" name="label_4">
     <property name="geometry">
      <rect>
       <x>1210</x>
       <y>860</y>
       <width>121</width>
       <height>41</height>
      </rect>
     </property>
     <property name="font">
      <font>
       <family>Arial</family>
       <pointsize>8</pointsize>
       <weight>75</weight>
       <bold>true</bold>
      </font>
     </property>
     <property name="styleSheet">
      <string notr="true">color: rgb(170, 85, 127);</string>
     </property>
     <property name="text">
      <string>Report Graph :</string>
     </property>
     <property name="alignment">
      <set>Qt::AlignCenter</set>
     </property>
    </widget>
   </widget>
  </widget>
  <widget class="QMenuBar" name="menubar">
   <property name="geometry">
    <rect>
     <x>0</x>
     <y>0</y>
     <width>1920</width>
     <height>21</height>
    </rect>
   </property>
  </widget>
  <widget class="QStatusBar" name="statusbar"/>
 </widget>
 <resources/>
 <connections/>
</ui>
